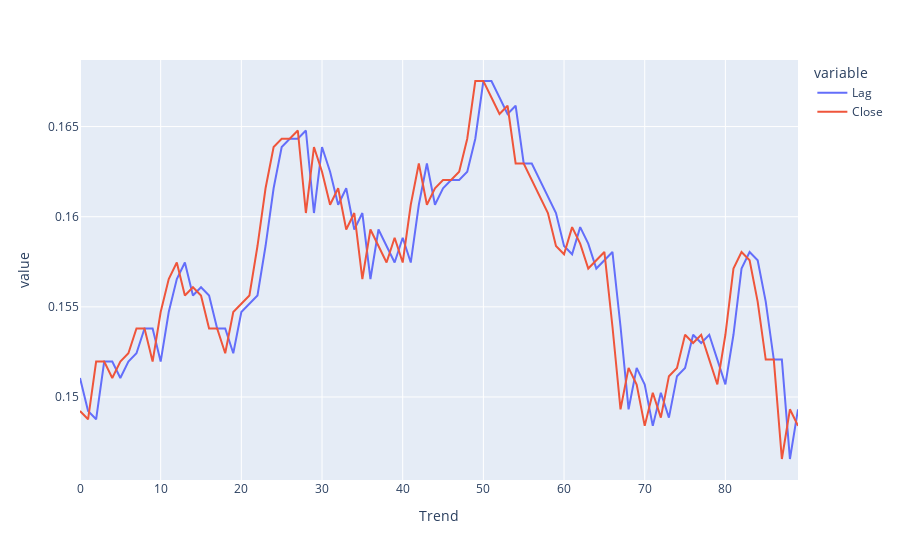

This figure's notebook cell:
### Markdown cell above
### Let's quickly visualize the first 90 days of data to demonstrate this relationship.
#### Notice how the graphs are exactly the same but 'offset' by a day. This is the lag.

### Code cell
import plotly.express as px
px.line(df.head(90), x='Trend', y=['Lag', 'Close'])
